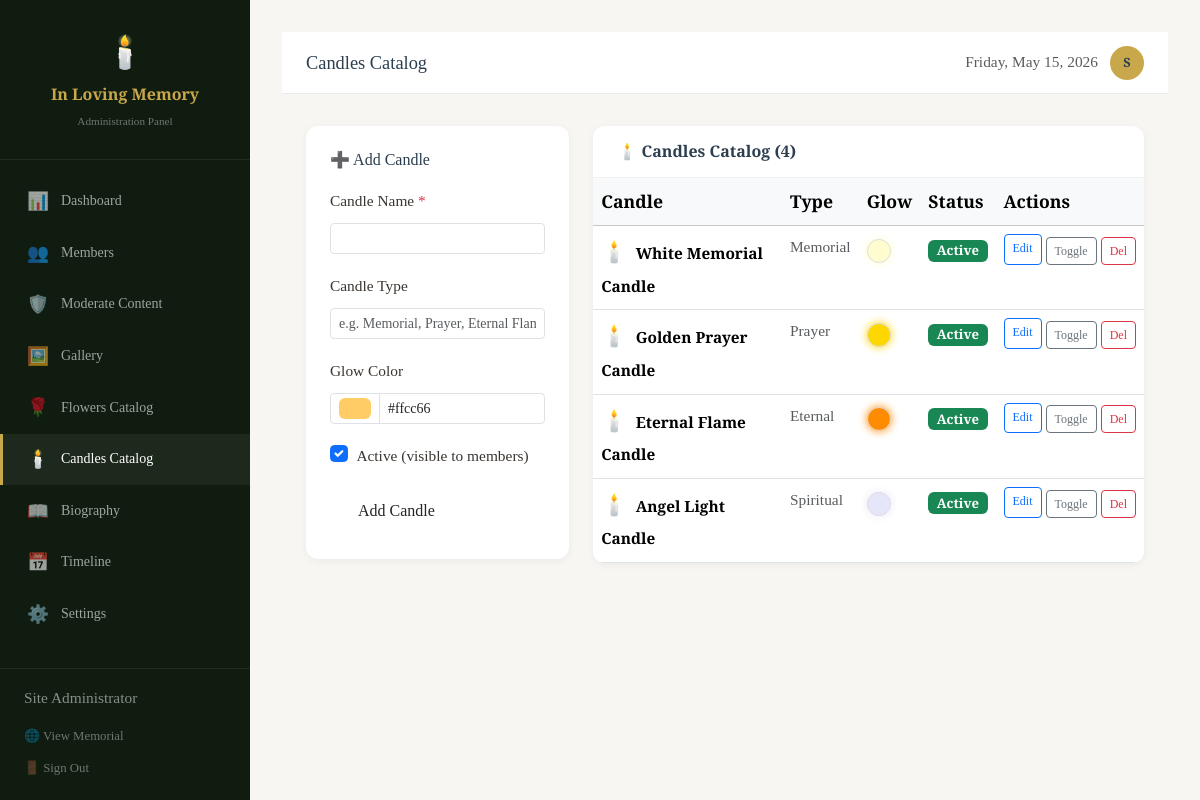
The page /admin/pages/candles.php (signed in) on the database its author committed.
### tables this page shows
CREATE TABLE IF NOT EXISTS `candles_catalog` (
  `id` INT UNSIGNED AUTO_INCREMENT PRIMARY KEY,
  `candle_name` VARCHAR(80) NOT NULL,
  `candle_type` VARCHAR(80) DEFAULT NULL,
  `image` VARCHAR(255) DEFAULT NULL,
  `glow_color` VARCHAR(30) DEFAULT '#FFA500',
  `is_active` TINYINT(1) DEFAULT 1
);

### admin/pages/candles.php (the view, shortened to what this page needs)
<?php
$db = getDB();
$candles = $db->query("SELECT * FROM candles_catalog ORDER BY id ASC")->fetchAll();
$editCandle = null;
include '../includes/header.php';
?>
<div class="row g-4">
    <div class="col-md-4">
        <div class="admin-card p-4">
            <h6 class="mb-3"><?= $editCandle ? '✏️ Edit Candle' : '➕ Add Candle' ?></h6>
            <form method="POST">
                <div class="mb-3">
                    <label class="form-label small">Candle Name <span class="text-danger">*</span></label>
                    <input type="text" name="candle_name" class="form-control form-control-sm" required maxlength="100"
                           value="<?= htmlspecialchars($editCandle['candle_name'] ?? '') ?>">
                </div>
                <div class="mb-3">
                    <label class="form-label small">Candle Type</label>
                    <input type="text" name="candle_type" class="form-control form-control-sm" maxlength="100"
                           placeholder="e.g. Memorial, Prayer, Eternal Flame"
                           value="<?= htmlspecialchars($editCandle['candle_type'] ?? '') ?>">
                </div>
                <div class="mb-3">
                    <label class="form-label small">Glow Color</label>
                    <div class="input-group input-group-sm">
                        <input type="color" name="glow_color" class="form-control form-control-sm form-control-color"
                               value="<?= htmlspecialchars($editCandle['glow_color'] ?? '#ffcc66') ?>" style="max-width:50px;"
                               id="glowColorPicker">
                        <input type="text" id="glowColorText" class="form-control form-control-sm"
                               value="<?= htmlspecialchars($editCandle['glow_color'] ?? '#ffcc66') ?>">
                    </div>
                </div>
                <div class="form-check mb-3">
                    <input class="form-check-input" type="checkbox" name="is_active" id="ca"
                           <?= ($editCandle['is_active'] ?? 1) ? 'checked' : '' ?>>
                    <label class="form-check-label small" for="ca">Active (visible to members)</label>
                </div>
                <div class="d-flex gap-2">
                    <button type="submit" class="btn btn-memorial flex-grow-1"><?= $editCandle ? 'Save' : 'Add Candle' ?></button>
                </div>
            </form>
        </div>
    </div>
    <div class="col-md-8">
        <div class="admin-card">
            <div class="admin-card-header"><h6>🕯️ Candles Catalog (<?= count($candles) ?>)</h6></div>
            <div class="table-responsive">
                <table class="table table-hover mb-0">
                    <thead class="table-light">
                        <tr><th>Candle</th><th>Type</th><th>Glow</th><th>Status</th><th>Actions</th></tr>
                    </thead>
                    <tbody>
                    <?php foreach ($candles as $c): ?>
                    <tr>
                        <td>
                            <span style="font-size:1.3rem;">🕯️</span>
                            <span class="fw-semibold small ms-1"><?= htmlspecialchars($c['candle_name']) ?></span>
                        </td>
                        <td class="small text-muted"><?= htmlspecialchars($c['candle_type'] ?? '') ?></td>
                        <td>
                            <span style="display:inline-block;width:24px;height:24px;border-radius:50%;background:<?= htmlspecialchars($c['glow_color']) ?>;box-shadow:0 0 8px <?= htmlspecialchars($c['glow_color']) ?>;border:1px solid #ddd;vertical-align:middle;"></span>
                        </td>
                        <td><span class="badge <?= $c['is_active']?'bg-success':'bg-secondary' ?>"><?= $c['is_active']?'Active':'Hidden' ?></span></td>
                        <td>
                            <div class="d-flex gap-1">
                                <a href="candles.php?edit=<?= $c['id'] ?>" class="btn btn-sm btn-outline-primary" style="font-size:0.75rem;">Edit</a>
                                <form method="POST">
                                    <button class="btn btn-sm btn-outline-secondary" style="font-size:0.75rem;">Toggle</button>
                                </form>
                                <form method="POST" onsubmit="return confirm('Delete?');">
                                    <button class="btn btn-sm btn-outline-danger" style="font-size:0.75rem;">Del</button>
                                </form>
                            </div>
                        </td>
                    </tr>
                    <?php endforeach; ?>
                    </tbody>
                </table>
            </div>
        </div>
    </div>
</div>
<?php include '../includes/footer.php'; ?>

### assets/css/main.css (style rules this page uses)
:root { --ivory: #FAF8F3; --ivory-dark: #F2EDE3; --ivory-deeper: #E8E0D0; --warm-gray: #8C8478; --warm-gray-lt: #B5AFA6; --warm-gray-dk: #5C5650; --soft-gold: #C9A84C; --gold-light: #E8C97B; --gold-pale: #F5E8C0; --candle: #E8924A; --candle-glow: rgba(232, 146, 74, 0.25); --candle-pale: #FFF3E8; --muted-green: #6B7C5E; --green-pale: #E8F0E3; --deep-blue: #2C3E50; --blue-mid: #3D5A6E; --blue-pale: #E8EDF2; --cream: #FDFAF5; --text-primary: #3A3530; --text-second: #6B6358; --text-light: #9A9088; --white: #FFFFFF; --font-display: 'Cormorant Garamond', Georgia, serif; --font-body: 'Crimson Pro', Georgia, serif; --font-serif: 'EB Garamond', Georgia, serif; --section-pad: clamp(4rem, 8vw, 8rem); --radius-sm: 4px; --radius-md: 8px; --radius-lg: 16px; --radius-xl: 32px; --radius-pill: 999px; --shadow-soft: 0 2px 20px rgba(58, 53, 48, 0.08); --shadow-md: 0 4px 40px rgba(58, 53, 48, 0.12); --shadow-warm: 0 4px 30px rgba(201, 168, 76, 0.15); --ease-slow: cubic-bezier(0.25, 0.46, 0.45, 0.94); --ease-out: cubic-bezier(0.16, 1, 0.3, 1); }
*, *::before, *::after { box-sizing: border-box; margin: 0; padding: 0; }
html { scroll-behavior: smooth; font-size: 16px; }
body { background-color: var(--ivory); color: var(--text-primary); font-family: var(--font-body); font-size: 1.1rem; line-height: 1.75; overflow-x: hidden; -webkit-font-smoothing: antialiased; }
h1, h2, h3, h4, h5, h6 { font-family: var(--font-display); font-weight: 400; line-height: 1.2; color: var(--deep-blue); }
a { color: var(--soft-gold); text-decoration: none; transition: color 0.3s ease; }
.btn-memorial { display: inline-flex; align-items: center; gap: 0.5rem; padding: 0.75rem 1.75rem; border-radius: var(--radius-pill); font-family: var(--font-body); font-size: 1rem; transition: all 0.3s var(--ease-slow); text-decoration: none; cursor: pointer; border: none; }

### admin/includes/header.php (style rules this page uses)
:root { --admin-sidebar-bg: #0f1c0f; --admin-sidebar-width: 250px; }
body { background: #f0ede8; }
.admin-card { background: #fff; border-radius: 12px; box-shadow: 0 2px 8px rgba(0, 0, 0, 0.05); overflow: hidden; }
.admin-card-header { padding: 1rem 1.5rem; border-bottom: 1px solid rgba(0, 0, 0, 0.06); display: flex; align-items: center; justify-content: space-between; }
.admin-card-header h6 { margin: 0; font-weight: 600; }

### rows shown on the page
candles_catalog: candle_name "White Memorial Candle", candle_type "Memorial", is_active "Active"
candles_catalog: candle_name "Golden Prayer Candle", candle_type "Prayer", is_active "Active"
candles_catalog: candle_name "Eternal Flame Candle", candle_type "Eternal", is_active "Active"
candles_catalog: candle_name "Angel Light Candle", candle_type "Spiritual", is_active "Active"

### other values the page prints
$item['icon'] "📊"
$item['label'] "Dashboard"
$item['icon'] "👥"
$item['label'] "Members"
$item['icon'] "🛡️"
$item['label'] "Moderate Content"
$item['icon'] "🖼️"
$item['label'] "Gallery"
$item['icon'] "🌹"
$item['label'] "Flowers Catalog"
$item['icon'] "🕯️"
$item['label'] "Candles Catalog"
$item['icon'] "📖"
$item['label'] "Biography"
$item['icon'] "📅"
